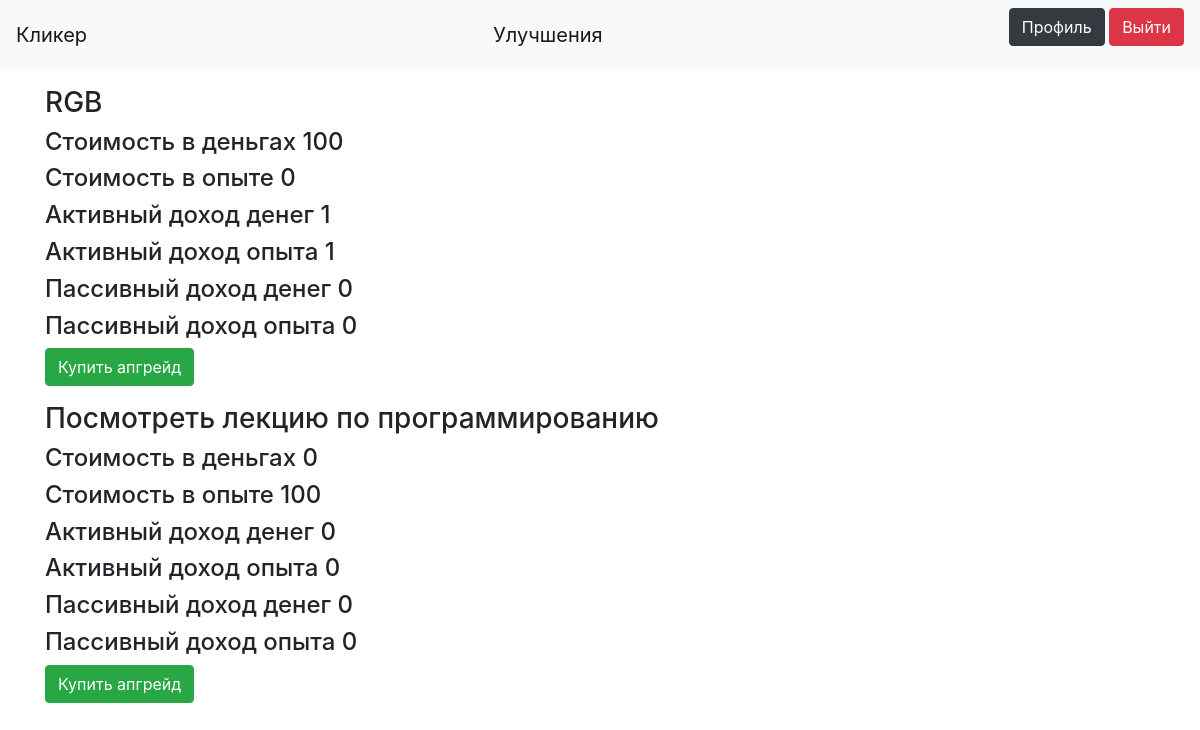
Screenshot of /upgrades (signed in) with the database file from the repository.
### models/upgrades.py (models this page shows)
class Upgrade(database, SerializerMixin, UserMixin):
    __tablename__ = 'upgrades'
    id = sqlalchemy.Column(sqlalchemy.Integer, primary_key=True, autoincrement=True)
    name = sqlalchemy.Column(sqlalchemy.String)
    money_price = sqlalchemy.Column(sqlalchemy.Integer, nullable=True, default=0)
    experience_price = sqlalchemy.Column(sqlalchemy.Integer, nullable=True, default=0)
    active_income_money = sqlalchemy.Column(sqlalchemy.Integer, nullable=True, default=0)
    passive_income_money = sqlalchemy.Column(sqlalchemy.Integer, nullable=True, default=0)
    active_income_exp = sqlalchemy.Column(sqlalchemy.Integer, nullable=True, default=0)
    passive_income_exp = sqlalchemy.Column(sqlalchemy.Integer, nullable=True, default=0)
    requirements = sqlalchemy.Column(sqlalchemy.Integer, nullable=True, default=0)

### upgrade_blueprint.py (the view)
@upgrade_blueprint.route('/upgrades')
def upgrades():
    if not current_user.is_authenticated:
        return redirect('/login')
    db_sess = create_session()
    income_update()
    do_passive_income_fo_current_user()
    db_sess.merge(current_user)
    db_sess.commit()
    upgrades = db_sess.query(Upgrade).all()
    return render_template('upgrades.html', upgrades=upgrades, title='Upgrades', user=current_user)

### __init__.py (called while the page is built)
def create_session() -> Session:
    global __factory
    return __factory()

### upgrade_blueprint.py (called while the page is built)
def do_passive_income_fo_current_user():
    seconds = (dt.datetime.now() - current_user.last_time).seconds
    current_user.money += current_user.passive_income_money * int(seconds)
    current_user.money_total += current_user.passive_income_money * int(seconds)
    current_user.experience += current_user.passive_income_exp * int(seconds)
    current_user.experience_total += current_user.passive_income_exp * int(seconds)
    current_user.total = current_user.experience_total + current_user.money_total
    current_user.last_time = dt.datetime.now()

def income_update():
    current_user.experience += session.get('exp_count', 0)
    current_user.money += session.get('money_count', 0)
    current_user.money_total += session.get('money_count', 0)
    current_user.experience_total += session.get('exp_count', 0)
    current_user.total = current_user.experience_total + current_user.money_total
    session['money_count'] = 0
    session['exp_count'] = 0

### templates/upgrades.html (shortened to what this page needs)
{% extends "base.html" %}
{% block content %}
{% for upgrade in upgrades %}
  <p>
    {% if upgrade.requirements <= (user.money_total + user.experience_total) %}
      <div>
        <h3>{{ upgrade.name }}</h3>
        <h4>Стоимость в деньгах {{ upgrade.money_price }}</h4>
        <h4>Стоимость в опыте {{ upgrade.experience_price }}</h4>
        <h4>Активный доход денег {{ upgrade.active_income_money }}</h4>
        <h4>Активный доход опыта {{ upgrade.active_income_exp }}</h4>
        <h4>Пассивный доход денег {{ upgrade.passive_income_money }}</h4>
        <h4>Пассивный доход опыта {{ upgrade.passive_income_exp }}</h4>
        <a class="btn btn-success" href="/upgrade_buy/{{ upgrade.id }}">Купить апгрейд</a>
      </div>
    {% endif %}
  </p>
{% endfor %}
<br>
{% endblock %}

### rows the page displays
Upgrade: name "RGB", money_price "100", experience_price "0", active_income_money "1", active_income_exp "1", passive_income_money "0", passive_income_exp "0"
Upgrade: name "Посмотреть лекцию по программированию", money_price "0", experience_price "100", active_income_money "0", active_income_exp "0", passive_income_money "0", passive_income_exp "0"
